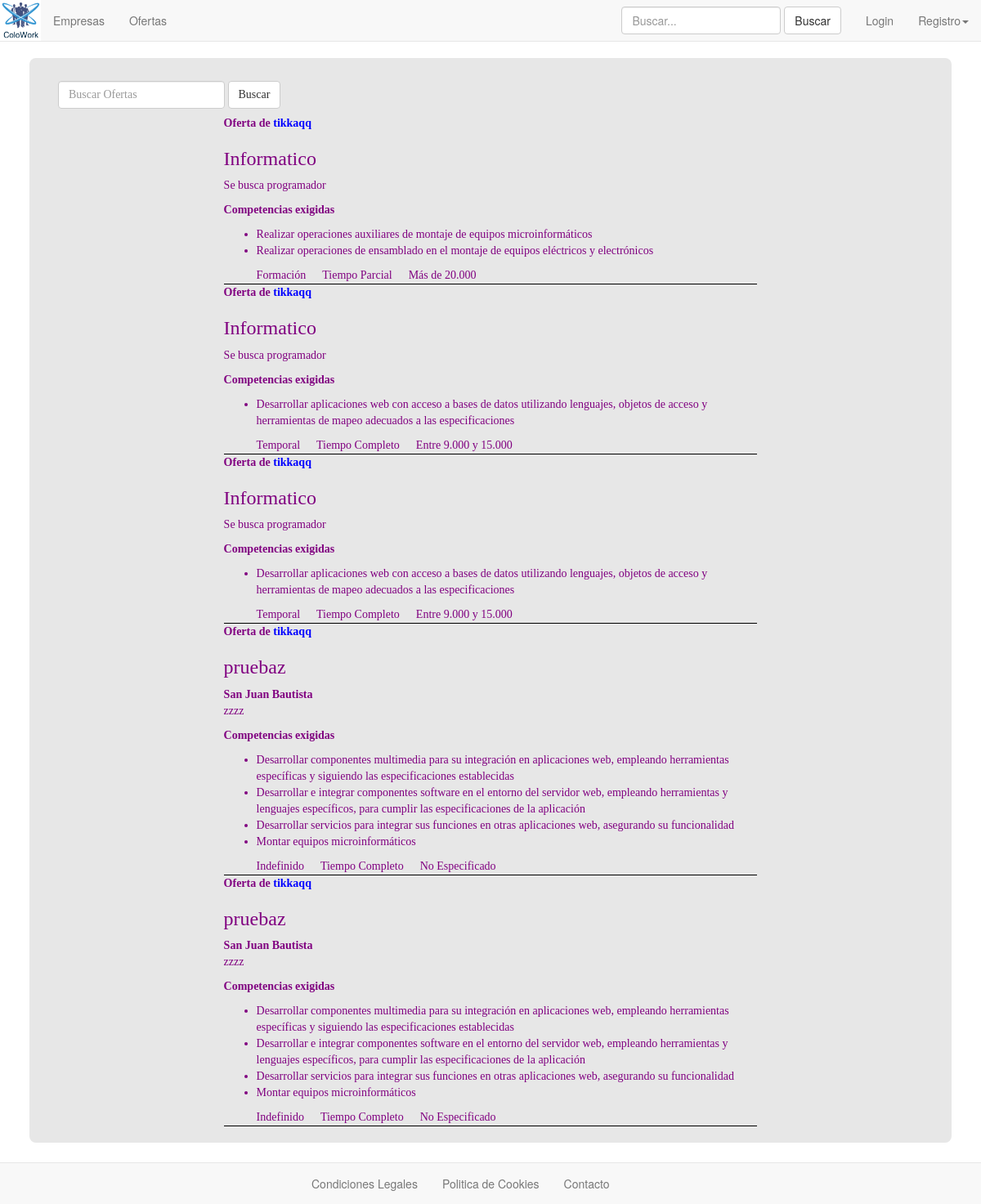
Screenshot of /web/index.php?ctl=verOfertas with the database file from the repository.
### tables this page shows
CREATE TABLE IF NOT EXISTS `col_ofertas` (
  `idoferta` int(3) NOT NULL,
  `iduser` int(3) NOT NULL,
  `titulo` varchar(50) NOT NULL,
  `descripcion` varchar(250) NOT NULL,
  `contrato` varchar(50) NOT NULL,
  `jornada` varchar(50) NOT NULL,
  `salario` varchar(50) NOT NULL,
  `competencias` varchar(8000) NOT NULL,
  `zona` varchar(50) NOT NULL,
  `activa` varchar(3) NOT NULL,
  `cod_act` varchar(22) NOT NULL
);

CREATE TABLE IF NOT EXISTS `col_empresas` (
  `iduser` int(3) NOT NULL,
  `nombre` varchar(50) NOT NULL,
  `actividad` varchar(50) NOT NULL,
  `idfiscal` varchar(7) NOT NULL,
  `razon` varchar(50) NOT NULL,
  `direccion` varchar(50) NOT NULL,
  `poblacion` varchar(50) NOT NULL,
  `pais` varchar(50) NOT NULL,
  `provincia` varchar(50) NOT NULL,
  `codpostal` varchar(6) NOT NULL,
  `telefono` int(10) NOT NULL,
  `fax` int(20) NOT NULL,
  `ofertas` varchar(3) NOT NULL,
  `correo` varchar(100) NOT NULL,
  `cod_act` varchar(22) NOT NULL
);

### app/Controller.php (called while the page is built, shortened)
<?php
class Controller{
     public function verOfertas(){
        $m = new Model(Config::$pro_bd_nombre, Config::$pro_bd_usuario,
                     Config::$pro_bd_clave, Config::$pro_bd_hostname);
        if ($_SERVER['REQUEST_METHOD'] == 'POST') {
            $buscar=$_POST['buscar'];
            $of=$m->buscarOfertas($buscar);
            $params = array(
                 'ofertas' => $of
             );
            if(empty($of)){
                $params['mensaje']="Esa busqueda no arrojo ningun resultado";
            }
        }else{
            $of=$m->todasOfertas();
            $params = array(
                 'ofertas' => $of
             );
        }
        require __DIR__ . '/templates/verOfertas.php';
     }
}

### app/templates/verOfertas.php (the view, shortened to what this page needs)
<div class="menubusc">
	<form class="navbar-form navbar-left busofe" action="index.php?ctl=verOfertas" method="POST" role="search">
	    <div class="form-group">
	      <input type="text" name="buscar" class="form-control" placeholder="Buscar Ofertas">
	    </div>
	    <button type="submit" class="btn btn-default">Buscar</button>
	</form>
</div>
<div class="ofertas">
	<table>
				<?php foreach ($params['ofertas'] as $oferta) :?>
					<tr><th class="ttabla">Oferta de<a href="index.php?ctl=verEmpresa&id=<?php echo $oferta['iduser'] ?>"> <?php echo $oferta['nombre'] ?></a></th></tr>
					<tr class="endOfe">
						<td>
							<h3><?php echo $oferta['titulo'] ?></h3>
							<b><?php echo $oferta['zona'] ?></b>
							<p class="descof"><?php echo $oferta['descripcion'] ?></p>
							<b>Competencias exigidas</b>
							<p class="descof"><ul><li><?php echo $oferta['competencias'] ?></ul></p>
							<ul>
								<li class="divider"><?php echo $oferta['contrato'] ?></li>
								<li class="divider"><?php echo $oferta['jornada'] ?></li>
								<li class="divider"><?php echo $oferta['salario'] ?></li>
							</ul>
						</td>
					</tr>
				<?php endforeach; ?>
	</table>
</div>
<?php include 'layout.php' ?>

### app/Model.php (shortened to what this page needs)
<?php
class Model {
  protected $conexion;
  public function __construct($dbname,$dbuser,$dbpass,$dbhost){
    $pro_bd_conexion = mysql_connect($dbhost, $dbuser, $dbpass);
    $this->conexion = $pro_bd_conexion;
  }
      public function todasOfertas(){
       $query="SELECT zona,idoferta, `titulo`,`descripcion`,`zona`,`contrato`,`jornada`,`salario`,col_empresas.iduser , col_empresas.nombre
                FROM `col_ofertas` JOIN col_empresas on col_ofertas.iduser=col_empresas.iduser WHERE activa='si'";
       $result = mysql_query($query, $this->conexion);
       $ofertas = array();
       if($result){
         while ($row = mysql_fetch_assoc($result)){
          $idoferta=$row['idoferta'];
          $query2="SELECT col_competencias.nombre FROM `col_competencias` join col_oferta_competencia on col_competencias.idcompetencia=col_oferta_competencia.idcompetencia
          WHERE col_oferta_competencia.idoferta='$idoferta'";
          $result2 = mysql_query($query2, $this->conexion);
          $compe=array();
          while ($row2 = mysql_fetch_assoc($result2)){
            $compe[] = $row2['nombre'];
          }
          $competencias=implode('</li><li>', $compe);
          $row['competencias']=$competencias;
          $ofertas[] = $row;
        }
      }
       return $ofertas;
      }
}

### web/css/estilo.css (style rules this page uses)
.menubusc { width: 100%; overflow: hidden; }
.ofertas { width: 60%; margin: auto; min-width: 200px; }
.endOfe { border-bottom: 1px solid black; }
.divider { list-style: none; float: left; padding-right: 20px; }
a:link { color: blue }

### rows the page displays
col_ofertas: iduser.nombre "tikkaqq", titulo "Informatico", descripcion "Se busca programador", compe "Realizar operaciones auxiliares de montaje de equipos microinformáticos Realizar operaciones de ensamblado en el montaje de equipos eléctricos y electrónicos", contrato "Formación", jornada "Tiempo Parcial", salario "Más de 20.000"
col_ofertas: iduser.nombre "tikkaqq", titulo "Informatico", descripcion "Se busca programador", compe "Desarrollar aplicaciones web con acceso a bases de datos utilizando lenguajes, objetos de acceso y herramientas de mapeo adecuados a las especificaciones", contrato "Temporal", jornada "Tiempo Completo", salario "Entre 9.000 y 15.000"
col_ofertas: iduser.nombre "tikkaqq", titulo "Informatico", descripcion "Se busca programador", compe "Desarrollar aplicaciones web con acceso a bases de datos utilizando lenguajes, objetos de acceso y herramientas de mapeo adecuados a las especificaciones", contrato "Temporal", jornada "Tiempo Completo", salario "Entre 9.000 y 15.000"
col_ofertas: iduser.nombre "tikkaqq", titulo "pruebaz", zona "San Juan Bautista", descripcion "zzzz", compe "Desarrollar componentes multimedia para su integración en aplicaciones web, empleando herramientas específicas y siguiendo las especificaciones establecidas Desarrollar e integrar componentes software en el entorno del servidor web, empleando herramientas y lenguajes específicos, para cumplir las especificaciones de la aplicación Desarrollar servicios para integrar sus funciones en otras aplicaciones web, asegurando su funcionalidad Montar equipos microinformáticos", contrato "Indefinido", jornada "Tiempo Completo", salario "No Especificado"
col_ofertas: iduser.nombre "tikkaqq", titulo "pruebaz", zona "San Juan Bautista", descripcion "zzzz", compe "Desarrollar componentes multimedia para su integración en aplicaciones web, empleando herramientas específicas y siguiendo las especificaciones establecidas Desarrollar e integrar componentes software en el entorno del servidor web, empleando herramientas y lenguajes específicos, para cumplir las especificaciones de la aplicación Desarrollar servicios para integrar sus funciones en otras aplicaciones web, asegurando su funcionalidad Montar equipos microinformáticos", contrato "Indefinido", jornada "Tiempo Completo", salario "No Especificado"
